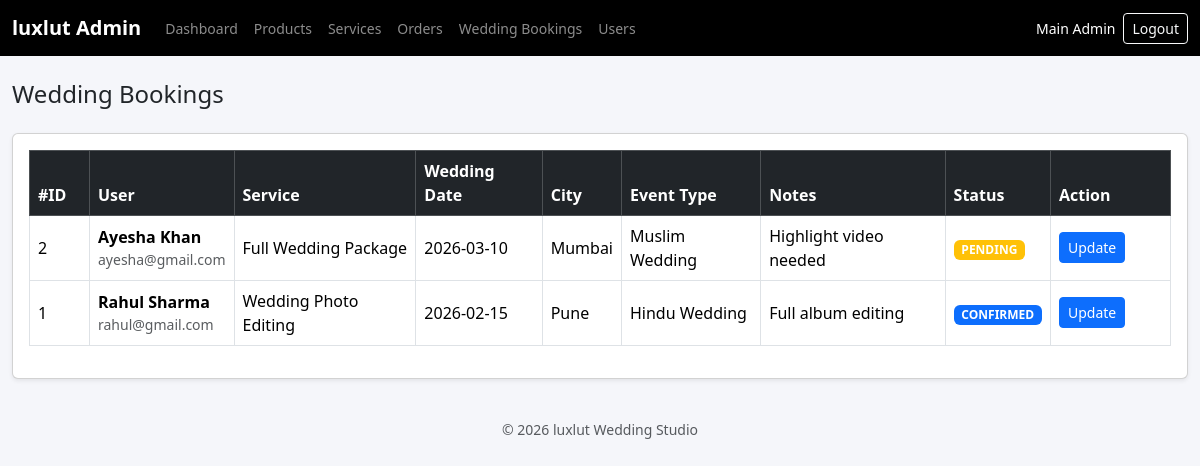
Page /admin/bookings/list.php (signed in) on the committed database.
### tables this page shows
CREATE TABLE `wedding_bookings` (
  `id` int(11) NOT NULL,
  `user_id` int(11) DEFAULT NULL,
  `service_id` int(11) DEFAULT NULL,
  `wedding_date` date DEFAULT NULL,
  `city` varchar(100) DEFAULT NULL,
  `event_type` varchar(100) DEFAULT NULL,
  `notes` text DEFAULT NULL,
  `status` enum('pending','confirmed','completed') DEFAULT 'pending',
  `created_at` timestamp NOT NULL DEFAULT current_timestamp()
);

CREATE TABLE `users` (
  `id` int(11) NOT NULL,
  `google_id` varchar(255) DEFAULT NULL,
  `name` varchar(100) DEFAULT NULL,
  `email` varchar(100) DEFAULT NULL,
  `phone` varchar(20) DEFAULT NULL,
  `created_at` timestamp NOT NULL DEFAULT current_timestamp()
);

CREATE TABLE `services` (
  `id` int(11) NOT NULL,
  `name` varchar(150) DEFAULT NULL,
  `description` text DEFAULT NULL,
  `delivery_days` int(11) DEFAULT NULL,
  `status` enum('active','inactive') DEFAULT 'active'
);

### admin/bookings/list.php (the view, shortened to what this page needs)
<?php
require_once "../includes/header.php";
require_once "../../backend/config/database.php";
$query = "
SELECT wb.*,
       u.name  AS user_name,
       u.email AS user_email,
       s.name  AS service_name
FROM wedding_bookings wb
LEFT JOIN users u ON wb.user_id = u.id
LEFT JOIN services s ON wb.service_id = s.id
ORDER BY wb.id DESC
";
$result = mysqli_query($conn, $query);
?>
<h4 class="mb-4">Wedding Bookings</h4>
<div class="card shadow-sm">
    <div class="card-body table-responsive">
        <table class="table table-bordered table-hover align-middle">
            <thead class="table-dark">
                <tr>
                    <th width="60">#ID</th>
                    <th>User</th>
                    <th>Service</th>
                    <th>Wedding Date</th>
                    <th>City</th>
                    <th>Event Type</th>
                    <th>Notes</th>
                    <th>Status</th>
                    <th width="120">Action</th>
                </tr>
            </thead>
            <tbody>
            <?php while ($b = mysqli_fetch_assoc($result)): ?>
                <?php
                    $bookingId = (int)$b['id'];
                    $badge = "warning";
                    if ($b['status'] === 'confirmed') $badge = "primary";
                    $notes = trim($b['notes'] ?? '');
                    $notesShort = $notes ? (strlen($notes) > 40 ? substr($notes, 0, 40) . "..." : $notes) : "-";
                ?>
                <tr>
                    <td><?= $bookingId ?></td>
                    <td>
                        <div><strong><?= htmlspecialchars($b['user_name'] ?? 'Guest') ?></strong></div>
                        <div class="text-muted small"><?= htmlspecialchars($b['user_email'] ?? '-') ?></div>
                    </td>
                    <td><?= htmlspecialchars($b['service_name'] ?? 'Unknown') ?></td>
                    <td><?= htmlspecialchars($b['wedding_date']) ?></td>
                    <td><?= htmlspecialchars($b['city'] ?? '-') ?></td>
                    <td><?= htmlspecialchars($b['event_type'] ?? '-') ?></td>
                    <td title="<?= htmlspecialchars($notes) ?>"><?= htmlspecialchars($notesShort) ?></td>
                    <td>
                        <span class="badge bg-<?= $badge ?>">
                            <?= strtoupper($b['status']) ?>
                        </span>
                    </td>
                    <td>
                        <button class="btn btn-sm btn-primary" data-bs-toggle="modal" data-bs-target="#bookingModal<?= $bookingId ?>">
                            Update
                        </button>
                    </td>
                </tr>
            <?php endwhile; ?>
            </tbody>
        </table>
    </div>
</div>
<?php require_once "../includes/footer.php"; ?>

### admin/includes/header.php (style rules this page uses)
body { background-color: #f5f6fa; }

### rows in the picture
wedding_bookings: id "2", user.name "Ayesha Khan", user.email "ayesha@gmail.com", service.name "Full Wedding Package", wedding_date "2026-03-10", city "Mumbai", event_type "Muslim Wedding", notes "Highlight video needed", status "PENDING"
wedding_bookings: id "1", user.name "Rahul Sharma", user.email "rahul@gmail.com", service.name "Wedding Photo Editing", wedding_date "2026-02-15", city "Pune", event_type "Hindu Wedding", notes "Full album editing", status "CONFIRMED"

### other values in the picture
$_SESSION['admin_name'] "Main Admin"
